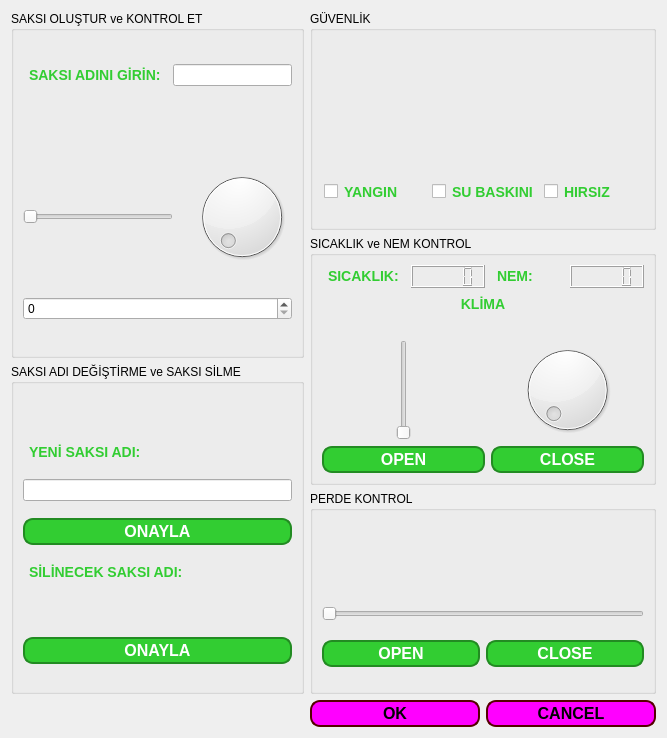
<?xml version="1.0" encoding="UTF-8"?>
<ui version="4.0">
 <class>roommenu2</class>
 <widget class="QDialog" name="roommenu2">
  <property name="geometry">
   <rect>
    <x>0</x>
    <y>0</y>
    <width>667</width>
    <height>738</height>
   </rect>
  </property>
  <property name="windowTitle">
   <string>DİĞER BİLEŞENLER MENÜSÜ</string>
  </property>
  <property name="windowIcon">
   <iconset theme="QIcon::ThemeIcon::NetworkWireless"/>
  </property>
  <layout class="QGridLayout" name="gridLayout_6">
   <item row="0" column="0" rowspan="2">
    <widget class="QGroupBox" name="groupBox">
     <property name="sizePolicy">
      <sizepolicy hsizetype="Expanding" vsizetype="Expanding">
       <horstretch>0</horstretch>
       <verstretch>0</verstretch>
      </sizepolicy>
     </property>
     <property name="styleSheet">
      <string notr="true">font: 14pt &quot;Segoe UI&quot;;
</string>
     </property>
     <property name="title">
      <string>SAKSI OLUŞTUR ve KONTROL ET</string>
     </property>
     <layout class="QGridLayout" name="gridLayout">
      <item row="0" column="1" colspan="3">
       <widget class="QLineEdit" name="lineEditSaksiAdi">
        <property name="sizePolicy">
         <sizepolicy hsizetype="Expanding" vsizetype="Maximum">
          <horstretch>0</horstretch>
          <verstretch>0</verstretch>
         </sizepolicy>
        </property>
       </widget>
      </item>
      <item row="1" column="0">
       <widget class="QLabel" name="labelSaksi">
        <property name="sizePolicy">
         <sizepolicy hsizetype="Expanding" vsizetype="Maximum">
          <horstretch>0</horstretch>
          <verstretch>0</verstretch>
         </sizepolicy>
        </property>
        <property name="styleSheet">
         <string notr="true">font-size: 18px;
font-weight: bold;</string>
        </property>
        <property name="text">
         <string/>
        </property>
       </widget>
      </item>
      <item row="0" column="0">
       <widget class="QLabel" name="label">
        <property name="sizePolicy">
         <sizepolicy hsizetype="Expanding" vsizetype="Maximum">
          <horstretch>0</horstretch>
          <verstretch>0</verstretch>
         </sizepolicy>
        </property>
        <property name="styleSheet">
         <string notr="true">    padding: 2px;
    color: #32CD32;
    font-size: 14px;
    font-weight: bold;</string>
        </property>
        <property name="text">
         <string>SAKSI ADINI GİRİN:</string>
        </property>
       </widget>
      </item>
      <item row="2" column="3">
       <widget class="QDial" name="dial">
        <property name="sizePolicy">
         <sizepolicy hsizetype="Maximum" vsizetype="Maximum">
          <horstretch>0</horstretch>
          <verstretch>0</verstretch>
         </sizepolicy>
        </property>
        <property name="styleSheet">
         <string notr="true"/>
        </property>
       </widget>
      </item>
      <item row="3" column="0" colspan="4">
       <widget class="QSpinBox" name="spinBoxSaksilar">
        <property name="sizePolicy">
         <sizepolicy hsizetype="Expanding" vsizetype="Maximum">
          <horstretch>0</horstretch>
          <verstretch>0</verstretch>
         </sizepolicy>
        </property>
       </widget>
      </item>
      <item row="1" column="2">
       <widget class="QLabel" name="labelSaksiDurumu">
        <property name="sizePolicy">
         <sizepolicy hsizetype="Expanding" vsizetype="Maximum">
          <horstretch>0</horstretch>
          <verstretch>0</verstretch>
         </sizepolicy>
        </property>
        <property name="text">
         <string/>
        </property>
       </widget>
      </item>
      <item row="2" column="0" colspan="2">
       <widget class="QSlider" name="horizontalSlider">
        <property name="sizePolicy">
         <sizepolicy hsizetype="Expanding" vsizetype="Maximum">
          <horstretch>0</horstretch>
          <verstretch>0</verstretch>
         </sizepolicy>
        </property>
        <property name="orientation">
         <enum>Qt::Orientation::Horizontal</enum>
        </property>
       </widget>
      </item>
     </layout>
    </widget>
   </item>
   <item row="0" column="1" colspan="2">
    <widget class="QGroupBox" name="groupBox_3">
     <property name="sizePolicy">
      <sizepolicy hsizetype="Expanding" vsizetype="Expanding">
       <horstretch>0</horstretch>
       <verstretch>0</verstretch>
      </sizepolicy>
     </property>
     <property name="styleSheet">
      <string notr="true">font: 14pt &quot;Segoe UI&quot;;
</string>
     </property>
     <property name="title">
      <string>GÜVENLİK</string>
     </property>
     <layout class="QGridLayout" name="gridLayout_3">
      <item row="0" column="0" colspan="3">
       <widget class="QLabel" name="labelYanginDurum">
        <property name="sizePolicy">
         <sizepolicy hsizetype="Expanding" vsizetype="Maximum">
          <horstretch>0</horstretch>
          <verstretch>0</verstretch>
         </sizepolicy>
        </property>
        <property name="styleSheet">
         <string notr="true">font-size: 18px;
font-weight: bold;</string>
        </property>
        <property name="text">
         <string/>
        </property>
       </widget>
      </item>
      <item row="1" column="0" colspan="3">
       <widget class="QLabel" name="labelSuBaskiniDurum">
        <property name="sizePolicy">
         <sizepolicy hsizetype="Expanding" vsizetype="Maximum">
          <horstretch>0</horstretch>
          <verstretch>0</verstretch>
         </sizepolicy>
        </property>
        <property name="styleSheet">
         <string notr="true">font-size: 18px;
font-weight: bold;</string>
        </property>
        <property name="text">
         <string/>
        </property>
       </widget>
      </item>
      <item row="2" column="0" colspan="3">
       <widget class="QLabel" name="labelHirsizDurum">
        <property name="sizePolicy">
         <sizepolicy hsizetype="Expanding" vsizetype="Maximum">
          <horstretch>0</horstretch>
          <verstretch>0</verstretch>
         </sizepolicy>
        </property>
        <property name="styleSheet">
         <string notr="true">font-size: 18px;
font-weight: bold;</string>
        </property>
        <property name="text">
         <string/>
        </property>
       </widget>
      </item>
      <item row="3" column="0">
       <widget class="QCheckBox" name="checkBoxYangin">
        <property name="sizePolicy">
         <sizepolicy hsizetype="Expanding" vsizetype="Maximum">
          <horstretch>0</horstretch>
          <verstretch>0</verstretch>
         </sizepolicy>
        </property>
        <property name="styleSheet">
         <string notr="true">    padding: 2px;
    color: #32CD32;
    font-size: 14px;
    font-weight: bold;</string>
        </property>
        <property name="text">
         <string>YANGIN</string>
        </property>
       </widget>
      </item>
      <item row="3" column="1">
       <widget class="QCheckBox" name="checkBoxSuBaskini">
        <property name="sizePolicy">
         <sizepolicy hsizetype="Expanding" vsizetype="Maximum">
          <horstretch>0</horstretch>
          <verstretch>0</verstretch>
         </sizepolicy>
        </property>
        <property name="styleSheet">
         <string notr="true">    padding: 2px;
    color: #32CD32;
    font-size: 14px;
    font-weight: bold;</string>
        </property>
        <property name="text">
         <string>SU BASKINI</string>
        </property>
       </widget>
      </item>
      <item row="3" column="2">
       <widget class="QCheckBox" name="checkBoxHirsiz">
        <property name="sizePolicy">
         <sizepolicy hsizetype="Expanding" vsizetype="Maximum">
          <horstretch>0</horstretch>
          <verstretch>0</verstretch>
         </sizepolicy>
        </property>
        <property name="styleSheet">
         <string notr="true">    padding: 2px;
    color: #32CD32;
    font-size: 14px;
    font-weight: bold;</string>
        </property>
        <property name="text">
         <string>HIRSIZ</string>
        </property>
       </widget>
      </item>
     </layout>
    </widget>
   </item>
   <item row="1" column="1" rowspan="2" colspan="2">
    <widget class="QGroupBox" name="groupBox_4">
     <property name="sizePolicy">
      <sizepolicy hsizetype="Expanding" vsizetype="Expanding">
       <horstretch>0</horstretch>
       <verstretch>0</verstretch>
      </sizepolicy>
     </property>
     <property name="styleSheet">
      <string notr="true">font: 14pt &quot;Segoe UI&quot;;
</string>
     </property>
     <property name="title">
      <string>SICAKLIK ve NEM KONTROL</string>
     </property>
     <layout class="QGridLayout" name="gridLayout_4">
      <item row="4" column="2" colspan="2">
       <widget class="QPushButton" name="pushButtonKlimaClose">
        <property name="sizePolicy">
         <sizepolicy hsizetype="Expanding" vsizetype="Maximum">
          <horstretch>0</horstretch>
          <verstretch>0</verstretch>
         </sizepolicy>
        </property>
        <property name="styleSheet">
         <string notr="true">QPushButton {
    background-color: #32CD32;  /* Lime Green */
    border: 2px solid #228B22;  /* Forest Green */
    border-radius: 10px;
    padding: 2px;
    color: white;
    font-size: 16px;
    font-weight: bold;
    box-shadow: 2px 2px 5px rgba(0, 0, 0, 0.5);
}
QPushButton:hover {
    background-color: #66CDAA;  /* Medium Aquamarine */
}
QPushButton:pressed {
    background-color: #228B22;  /* Forest Green */
    padding-left: 5px;
    padding-top: 5px;
}</string>
        </property>
        <property name="text">
         <string>CLOSE</string>
        </property>
       </widget>
      </item>
      <item row="4" column="0" colspan="2">
       <widget class="QPushButton" name="pushButtonKlimaOpen">
        <property name="sizePolicy">
         <sizepolicy hsizetype="Expanding" vsizetype="Maximum">
          <horstretch>0</horstretch>
          <verstretch>0</verstretch>
         </sizepolicy>
        </property>
        <property name="styleSheet">
         <string notr="true">QPushButton {
    background-color: #32CD32;  /* Lime Green */
    border: 2px solid #228B22;  /* Forest Green */
    border-radius: 10px;
    padding: 2px;
    color: white;
    font-size: 16px;
    font-weight: bold;
    box-shadow: 2px 2px 5px rgba(0, 0, 0, 0.5);
}
QPushButton:hover {
    background-color: #66CDAA;  /* Medium Aquamarine */
}
QPushButton:pressed {
    background-color: #228B22;  /* Forest Green */
    padding-left: 5px;
    padding-top: 5px;
}</string>
        </property>
        <property name="text">
         <string>OPEN</string>
        </property>
       </widget>
      </item>
      <item row="0" column="0">
       <widget class="QLabel" name="label_4">
        <property name="sizePolicy">
         <sizepolicy hsizetype="Expanding" vsizetype="Maximum">
          <horstretch>0</horstretch>
          <verstretch>0</verstretch>
         </sizepolicy>
        </property>
        <property name="styleSheet">
         <string notr="true">    padding: 2px;
    color: #32CD32;
    font-size: 14px;
    font-weight: bold;</string>
        </property>
        <property name="text">
         <string>SICAKLIK:</string>
        </property>
       </widget>
      </item>
      <item row="3" column="2" colspan="2">
       <widget class="QDial" name="dialKlima">
        <property name="sizePolicy">
         <sizepolicy hsizetype="MinimumExpanding" vsizetype="MinimumExpanding">
          <horstretch>0</horstretch>
          <verstretch>0</verstretch>
         </sizepolicy>
        </property>
       </widget>
      </item>
      <item row="3" column="0" colspan="2">
       <widget class="QSlider" name="verticalSliderKlima">
        <property name="sizePolicy">
         <sizepolicy hsizetype="Expanding" vsizetype="Expanding">
          <horstretch>0</horstretch>
          <verstretch>0</verstretch>
         </sizepolicy>
        </property>
        <property name="orientation">
         <enum>Qt::Orientation::Vertical</enum>
        </property>
       </widget>
      </item>
      <item row="0" column="2">
       <widget class="QLabel" name="label_5">
        <property name="sizePolicy">
         <sizepolicy hsizetype="Expanding" vsizetype="Maximum">
          <horstretch>0</horstretch>
          <verstretch>0</verstretch>
         </sizepolicy>
        </property>
        <property name="styleSheet">
         <string notr="true">    padding: 2px;
    color: #32CD32;
    font-size: 14px;
    font-weight: bold;</string>
        </property>
        <property name="text">
         <string>NEM:</string>
        </property>
       </widget>
      </item>
      <item row="0" column="1">
       <widget class="QLCDNumber" name="lcdNumberSicaklik">
        <property name="sizePolicy">
         <sizepolicy hsizetype="Expanding" vsizetype="Minimum">
          <horstretch>0</horstretch>
          <verstretch>0</verstretch>
         </sizepolicy>
        </property>
       </widget>
      </item>
      <item row="0" column="3">
       <widget class="QLCDNumber" name="lcdNumberNem">
        <property name="sizePolicy">
         <sizepolicy hsizetype="Expanding" vsizetype="Minimum">
          <horstretch>0</horstretch>
          <verstretch>0</verstretch>
         </sizepolicy>
        </property>
       </widget>
      </item>
      <item row="1" column="0" colspan="4">
       <widget class="QLabel" name="label_6">
        <property name="sizePolicy">
         <sizepolicy hsizetype="Expanding" vsizetype="Maximum">
          <horstretch>0</horstretch>
          <verstretch>0</verstretch>
         </sizepolicy>
        </property>
        <property name="styleSheet">
         <string notr="true">    padding: 2px;
    color: #32CD32;
    font-size: 14px;
    font-weight: bold;</string>
        </property>
        <property name="text">
         <string>KLİMA</string>
        </property>
        <property name="alignment">
         <set>Qt::AlignmentFlag::AlignCenter</set>
        </property>
       </widget>
      </item>
      <item row="2" column="0" colspan="4">
       <widget class="QLabel" name="labelKlimaDeger">
        <property name="sizePolicy">
         <sizepolicy hsizetype="Expanding" vsizetype="Maximum">
          <horstretch>0</horstretch>
          <verstretch>0</verstretch>
         </sizepolicy>
        </property>
        <property name="text">
         <string/>
        </property>
        <property name="alignment">
         <set>Qt::AlignmentFlag::AlignCenter</set>
        </property>
       </widget>
      </item>
     </layout>
    </widget>
   </item>
   <item row="2" column="0" rowspan="2">
    <widget class="QGroupBox" name="groupBox_2">
     <property name="sizePolicy">
      <sizepolicy hsizetype="Expanding" vsizetype="Expanding">
       <horstretch>0</horstretch>
       <verstretch>0</verstretch>
      </sizepolicy>
     </property>
     <property name="styleSheet">
      <string notr="true">font: 14pt &quot;Segoe UI&quot;;
</string>
     </property>
     <property name="title">
      <string>SAKSI ADI DEĞİŞTİRME ve SAKSI SİLME</string>
     </property>
     <layout class="QGridLayout" name="gridLayout_2">
      <item row="0" column="0">
       <widget class="QLabel" name="labelSaksi_2">
        <property name="sizePolicy">
         <sizepolicy hsizetype="Expanding" vsizetype="Maximum">
          <horstretch>0</horstretch>
          <verstretch>0</verstretch>
         </sizepolicy>
        </property>
        <property name="styleSheet">
         <string notr="true">font-size: 18px;
font-weight: bold;</string>
        </property>
        <property name="text">
         <string/>
        </property>
       </widget>
      </item>
      <item row="1" column="0">
       <widget class="QLabel" name="label_2">
        <property name="sizePolicy">
         <sizepolicy hsizetype="Expanding" vsizetype="Maximum">
          <horstretch>0</horstretch>
          <verstretch>0</verstretch>
         </sizepolicy>
        </property>
        <property name="styleSheet">
         <string notr="true">    padding: 2px;
    color: #32CD32;
    font-size: 14px;
    font-weight: bold;</string>
        </property>
        <property name="text">
         <string>YENİ SAKSI ADI:</string>
        </property>
       </widget>
      </item>
      <item row="2" column="0">
       <widget class="QLineEdit" name="lineEditYeniSaksiAdi">
        <property name="sizePolicy">
         <sizepolicy hsizetype="Expanding" vsizetype="Maximum">
          <horstretch>0</horstretch>
          <verstretch>0</verstretch>
         </sizepolicy>
        </property>
       </widget>
      </item>
      <item row="3" column="0">
       <widget class="QPushButton" name="pushButtonYeniSaksiAdiOnay">
        <property name="sizePolicy">
         <sizepolicy hsizetype="Expanding" vsizetype="Maximum">
          <horstretch>0</horstretch>
          <verstretch>0</verstretch>
         </sizepolicy>
        </property>
        <property name="styleSheet">
         <string notr="true">QPushButton {
    background-color: #32CD32;  /* Lime Green */
    border: 2px solid #228B22;  /* Forest Green */
    border-radius: 10px;
    padding: 2px;
    color: white;
    font-size: 16px;
    font-weight: bold;
    box-shadow: 2px 2px 5px rgba(0, 0, 0, 0.5);
}
QPushButton:hover {
    background-color: #66CDAA;  /* Medium Aquamarine */
}
QPushButton:pressed {
    background-color: #228B22;  /* Forest Green */
    padding-left: 5px;
    padding-top: 5px;
}</string>
        </property>
        <property name="text">
         <string>ONAYLA</string>
        </property>
       </widget>
      </item>
      <item row="4" column="0">
       <widget class="QLabel" name="label_3">
        <property name="sizePolicy">
         <sizepolicy hsizetype="Expanding" vsizetype="Maximum">
          <horstretch>0</horstretch>
          <verstretch>0</verstretch>
         </sizepolicy>
        </property>
        <property name="styleSheet">
         <string notr="true">    padding: 2px;
    color: #32CD32;
    font-size: 14px;
    font-weight: bold;</string>
        </property>
        <property name="text">
         <string>SİLİNECEK SAKSI ADI:</string>
        </property>
       </widget>
      </item>
      <item row="5" column="0">
       <widget class="QLabel" name="labelSaksi_3">
        <property name="sizePolicy">
         <sizepolicy hsizetype="Expanding" vsizetype="Maximum">
          <horstretch>0</horstretch>
          <verstretch>0</verstretch>
         </sizepolicy>
        </property>
        <property name="styleSheet">
         <string notr="true">font-size: 18px;
font-weight: bold;</string>
        </property>
        <property name="text">
         <string/>
        </property>
       </widget>
      </item>
      <item row="6" column="0">
       <widget class="QPushButton" name="pushButtonSilinecekSaksiOnay">
        <property name="sizePolicy">
         <sizepolicy hsizetype="Expanding" vsizetype="Maximum">
          <horstretch>0</horstretch>
          <verstretch>0</verstretch>
         </sizepolicy>
        </property>
        <property name="styleSheet">
         <string notr="true">QPushButton {
    background-color: #32CD32;  /* Lime Green */
    border: 2px solid #228B22;  /* Forest Green */
    border-radius: 10px;
    padding: 2px;
    color: white;
    font-size: 16px;
    font-weight: bold;
    box-shadow: 2px 2px 5px rgba(0, 0, 0, 0.5);
}
QPushButton:hover {
    background-color: #66CDAA;  /* Medium Aquamarine */
}
QPushButton:pressed {
    background-color: #228B22;  /* Forest Green */
    padding-left: 5px;
    padding-top: 5px;
}</string>
        </property>
        <property name="text">
         <string>ONAYLA</string>
        </property>
       </widget>
      </item>
     </layout>
    </widget>
   </item>
   <item row="3" column="1" colspan="2">
    <widget class="QGroupBox" name="groupBox_5">
     <property name="sizePolicy">
      <sizepolicy hsizetype="Expanding" vsizetype="Expanding">
       <horstretch>0</horstretch>
       <verstretch>0</verstretch>
      </sizepolicy>
     </property>
     <property name="styleSheet">
      <string notr="true">font: 14pt &quot;Segoe UI&quot;;
</string>
     </property>
     <property name="title">
      <string>PERDE KONTROL</string>
     </property>
     <layout class="QGridLayout" name="gridLayout_5">
      <item row="0" column="0" colspan="2">
       <widget class="QLabel" name="labelPerdeAdi">
        <property name="sizePolicy">
         <sizepolicy hsizetype="Expanding" vsizetype="Maximum">
          <horstretch>0</horstretch>
          <verstretch>0</verstretch>
         </sizepolicy>
        </property>
        <property name="styleSheet">
         <string notr="true">font-size: 18px;
font-weight: bold;</string>
        </property>
        <property name="text">
         <string/>
        </property>
       </widget>
      </item>
      <item row="1" column="0" colspan="2">
       <widget class="QLabel" name="labelPerdeDurumu">
        <property name="sizePolicy">
         <sizepolicy hsizetype="Expanding" vsizetype="Maximum">
          <horstretch>0</horstretch>
          <verstretch>0</verstretch>
         </sizepolicy>
        </property>
        <property name="text">
         <string/>
        </property>
       </widget>
      </item>
      <item row="2" column="0" colspan="2">
       <widget class="QSlider" name="horizontalSliderPerde">
        <property name="sizePolicy">
         <sizepolicy hsizetype="Expanding" vsizetype="Maximum">
          <horstretch>0</horstretch>
          <verstretch>0</verstretch>
         </sizepolicy>
        </property>
        <property name="orientation">
         <enum>Qt::Orientation::Horizontal</enum>
        </property>
       </widget>
      </item>
      <item row="3" column="0">
       <widget class="QPushButton" name="pushButtonPerdeOpen">
        <property name="sizePolicy">
         <sizepolicy hsizetype="Expanding" vsizetype="Maximum">
          <horstretch>0</horstretch>
          <verstretch>0</verstretch>
         </sizepolicy>
        </property>
        <property name="styleSheet">
         <string notr="true">QPushButton {
    background-color: #32CD32;  /* Lime Green */
    border: 2px solid #228B22;  /* Forest Green */
    border-radius: 10px;
    padding: 2px;
    color: white;
    font-size: 16px;
    font-weight: bold;
    box-shadow: 2px 2px 5px rgba(0, 0, 0, 0.5);
}
QPushButton:hover {
    background-color: #66CDAA;  /* Medium Aquamarine */
}
QPushButton:pressed {
    background-color: #228B22;  /* Forest Green */
    padding-left: 5px;
    padding-top: 5px;
}</string>
        </property>
        <property name="text">
         <string>OPEN</string>
        </property>
       </widget>
      </item>
      <item row="3" column="1">
       <widget class="QPushButton" name="pushButtonPerdeClose">
        <property name="sizePolicy">
         <sizepolicy hsizetype="Expanding" vsizetype="Maximum">
          <horstretch>0</horstretch>
          <verstretch>0</verstretch>
         </sizepolicy>
        </property>
        <property name="styleSheet">
         <string notr="true">QPushButton {
    background-color: #32CD32;  /* Lime Green */
    border: 2px solid #228B22;  /* Forest Green */
    border-radius: 10px;
    padding: 2px;
    color: white;
    font-size: 16px;
    font-weight: bold;
    box-shadow: 2px 2px 5px rgba(0, 0, 0, 0.5);
}
QPushButton:hover {
    background-color: #66CDAA;  /* Medium Aquamarine */
}
QPushButton:pressed {
    background-color: #228B22;  /* Forest Green */
    padding-left: 5px;
    padding-top: 5px;
}</string>
        </property>
        <property name="text">
         <string>CLOSE</string>
        </property>
       </widget>
      </item>
     </layout>
    </widget>
   </item>
   <item row="4" column="1">
    <widget class="QPushButton" name="pushButtonOk">
     <property name="sizePolicy">
      <sizepolicy hsizetype="Expanding" vsizetype="Fixed">
       <horstretch>0</horstretch>
       <verstretch>0</verstretch>
      </sizepolicy>
     </property>
     <property name="styleSheet">
      <string notr="true">QPushButton {
    background-color: #ff00ff;  /* Lime Green */
    border: 2px solid #550000;  /* Forest Green */
    border-radius: 10px;
    padding: 2px;
    color: black;
    font-size: 16px;
    font-weight: bold;
    box-shadow: 2px 2px 5px rgba(0, 0, 0, 0.5);
}
QPushButton:hover {
    background-color: #aa00ff;  /* Medium Aquamarine */
}
QPushButton:pressed {
    background-color: #aa007f;  /* Forest Green */
    padding-left: 5px;
    padding-top: 5px;
}</string>
     </property>
     <property name="text">
      <string>OK</string>
     </property>
    </widget>
   </item>
   <item row="4" column="2">
    <widget class="QPushButton" name="pushButtonCancel">
     <property name="sizePolicy">
      <sizepolicy hsizetype="Expanding" vsizetype="Fixed">
       <horstretch>0</horstretch>
       <verstretch>0</verstretch>
      </sizepolicy>
     </property>
     <property name="styleSheet">
      <string notr="true">QPushButton {
    background-color: #ff00ff;  /* Lime Green */
    border: 2px solid #550000;  /* Forest Green */
    border-radius: 10px;
    padding: 2px;
    color: black;
    font-size: 16px;
    font-weight: bold;
    box-shadow: 2px 2px 5px rgba(0, 0, 0, 0.5);
}
QPushButton:hover {
    background-color: #aa00ff;  /* Medium Aquamarine */
}
QPushButton:pressed {
    background-color: #aa007f;  /* Forest Green */
    padding-left: 5px;
    padding-top: 5px;
}</string>
     </property>
     <property name="text">
      <string>CANCEL</string>
     </property>
    </widget>
   </item>
   <item row="4" column="0">
    <widget class="QLabel" name="labelSecilenOdaAdi">
     <property name="sizePolicy">
      <sizepolicy hsizetype="Expanding" vsizetype="Maximum">
       <horstretch>0</horstretch>
       <verstretch>0</verstretch>
      </sizepolicy>
     </property>
     <property name="text">
      <string/>
     </property>
    </widget>
   </item>
  </layout>
 </widget>
 <resources/>
 <connections>
  <connection>
   <sender>horizontalSlider</sender>
   <signal>valueChanged(int)</signal>
   <receiver>dial</receiver>
   <slot>setValue(int)</slot>
   <hints>
    <hint type="sourcelabel">
     <x>102</x>
     <y>167</y>
    </hint>
    <hint type="destinationlabel">
     <x>181</x>
     <y>185</y>
    </hint>
   </hints>
  </connection>
  <connection>
   <sender>dial</sender>
   <signal>valueChanged(int)</signal>
   <receiver>horizontalSlider</receiver>
   <slot>setValue(int)</slot>
   <hints>
    <hint type="sourcelabel">
     <x>178</x>
     <y>155</y>
    </hint>
    <hint type="destinationlabel">
     <x>78</x>
     <y>166</y>
    </hint>
   </hints>
  </connection>
  <connection>
   <sender>verticalSliderKlima</sender>
   <signal>valueChanged(int)</signal>
   <receiver>dialKlima</receiver>
   <slot>setValue(int)</slot>
   <hints>
    <hint type="sourcelabel">
     <x>317</x>
     <y>299</y>
    </hint>
    <hint type="destinationlabel">
     <x>427</x>
     <y>300</y>
    </hint>
   </hints>
  </connection>
  <connection>
   <sender>dialKlima</sender>
   <signal>valueChanged(int)</signal>
   <receiver>verticalSliderKlima</receiver>
   <slot>setValue(int)</slot>
   <hints>
    <hint type="sourcelabel">
     <x>427</x>
     <y>318</y>
    </hint>
    <hint type="destinationlabel">
     <x>341</x>
     <y>326</y>
    </hint>
   </hints>
  </connection>
 </connections>
</ui>
